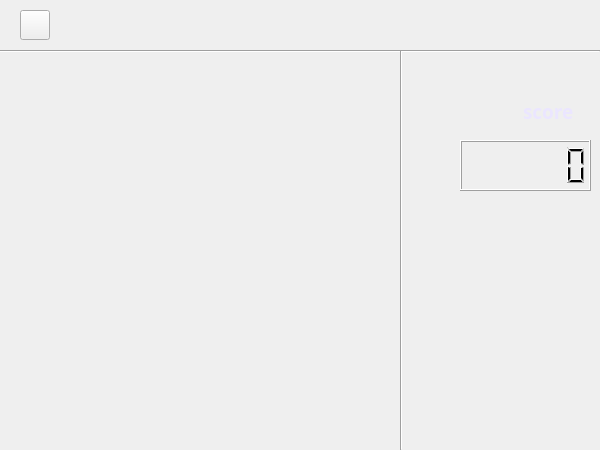
<?xml version="1.0" encoding="UTF-8"?>
<ui version="4.0">
 <class>NumGame</class>
 <widget class="QDialog" name="NumGame">
  <property name="geometry">
   <rect>
    <x>0</x>
    <y>0</y>
    <width>600</width>
    <height>450</height>
   </rect>
  </property>
  <property name="windowTitle">
   <string>Dialog</string>
  </property>
  <widget class="QPushButton" name="back">
   <property name="geometry">
    <rect>
     <x>20</x>
     <y>10</y>
     <width>30</width>
     <height>30</height>
    </rect>
   </property>
   <property name="minimumSize">
    <size>
     <width>30</width>
     <height>30</height>
    </size>
   </property>
   <property name="maximumSize">
    <size>
     <width>30</width>
     <height>30</height>
    </size>
   </property>
   <property name="focusPolicy">
    <enum>Qt::NoFocus</enum>
   </property>
   <property name="text">
    <string/>
   </property>
   <property name="icon">
    <iconset resource="image/image.qrc">
     <normaloff>:/timg.ico</normaloff>:/timg.ico</iconset>
   </property>
   <property name="iconSize">
    <size>
     <width>30</width>
     <height>30</height>
    </size>
   </property>
  </widget>
  <widget class="QLCDNumber" name="score">
   <property name="geometry">
    <rect>
     <x>460</x>
     <y>140</y>
     <width>131</width>
     <height>51</height>
    </rect>
   </property>
   <property name="digitCount">
    <number>6</number>
   </property>
  </widget>
  <widget class="Line" name="line">
   <property name="geometry">
    <rect>
     <x>0</x>
     <y>50</y>
     <width>600</width>
     <height>3</height>
    </rect>
   </property>
   <property name="orientation">
    <enum>Qt::Horizontal</enum>
   </property>
  </widget>
  <widget class="Line" name="line_2">
   <property name="geometry">
    <rect>
     <x>400</x>
     <y>50</y>
     <width>3</width>
     <height>400</height>
    </rect>
   </property>
   <property name="orientation">
    <enum>Qt::Vertical</enum>
   </property>
  </widget>
  <widget class="QLabel" name="label">
   <property name="geometry">
    <rect>
     <x>523</x>
     <y>101</y>
     <width>61</width>
     <height>21</height>
    </rect>
   </property>
   <property name="font">
    <font>
     <family>宋体</family>
     <pointsize>14</pointsize>
     <weight>75</weight>
     <bold>true</bold>
    </font>
   </property>
   <property name="styleSheet">
    <string notr="true">#label{color:rgb(235, 230, 255)}</string>
   </property>
   <property name="text">
    <string>score</string>
   </property>
  </widget>
  <widget class="QLabel" name="come_on">
   <property name="geometry">
    <rect>
     <x>420</x>
     <y>220</y>
     <width>161</width>
     <height>211</height>
    </rect>
   </property>
   <property name="text">
    <string/>
   </property>
  </widget>
 </widget>
 <resources>
  <include location="image/image.qrc"/>
 </resources>
 <connections/>
</ui>
